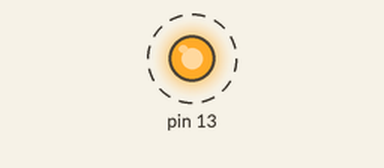
Simulated run of this sketch. Board: Arduino Uno, built with avr-gcc and run on an emulated ATmega328P. On the bench: output pins drawn as LEDs (lit = HIGH). Dashed ring = blinking.

Above: at 0.5 s.
Timing chart, 0 to 4.6 s (numbered marks = the images above):
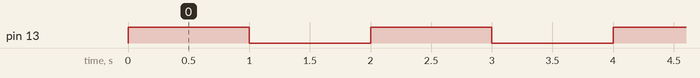

The sketch:

TimeDelayUsingTimerCounter.ino
```cpp
/* Problem: Generate time delay using Internal Timer/Counter of ATMega328P in Arduino
 *  Author: Arnob Karmokar
 *  ID: 16-01-05-055
 *  Created on 27 March 2019
 *  For Reference, read Chapter 18 on GM Sir's Book
 */
void setup() {
  pinMode(13,OUTPUT);
  TCCR1A = 0x00;  //normal mode of operation for Divider-1
  TCCR1B = 0x00;  //normal mode of operation for Divider-2
  TCCR1B = 0x02;  //Timer1(Divider-2 is in Operation at 8) is ON clock = CLK/8 = 16/8 MHz = 2MHz = .5 mircosecond
}

void loop() {
  digitalWrite(13,HIGH);
  timeDelay();
  digitalWrite(13,LOW);
  timeDelay();
}
void timeDelay()
{
  for(int i = 0;i<100;i++)
  {
    timeTick10ms();
  }
}

void timeTick10ms()
{
 TCNT1 = 45536; //Set preset value (65536-20000) = 45536
 while(bitRead(TIFR1,0)!=HIGH) //Check TOV1
 {
  ;
 }
 TIFR1 = 0x01; //Reset TOV1
 TCNT1 = 45536; //Reset Preset Value
}
```

Measured:
- by itself, pin 13: alternates HIGH for 1.0 s and LOW for 1.0 s
